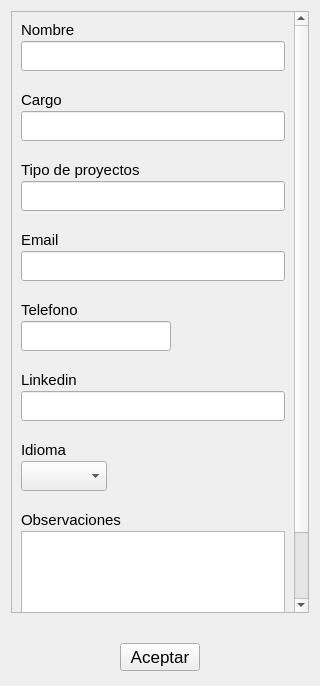
<?xml version="1.0" encoding="UTF-8"?>
<ui version="4.0">
 <class>Form</class>
 <widget class="QWidget" name="Form">
  <property name="geometry">
   <rect>
    <x>0</x>
    <y>0</y>
    <width>320</width>
    <height>686</height>
   </rect>
  </property>
  <property name="windowTitle">
   <string>Form</string>
  </property>
  <layout class="QVBoxLayout" name="verticalLayout" stretch="0,0">
   <property name="spacing">
    <number>30</number>
   </property>
   <property name="bottomMargin">
    <number>15</number>
   </property>
   <item>
    <widget class="QScrollArea" name="scrollArea">
     <property name="widgetResizable">
      <bool>true</bool>
     </property>
     <widget class="QWidget" name="scrollAreaWidgetContents">
      <property name="geometry">
       <rect>
        <x>0</x>
        <y>-49</y>
        <width>283</width>
        <height>698</height>
       </rect>
      </property>
      <layout class="QVBoxLayout" name="verticalLayout_3">
       <item>
        <layout class="QVBoxLayout" name="verticalLayout_2">
         <property name="spacing">
          <number>20</number>
         </property>
         <property name="sizeConstraint">
          <enum>QLayout::SetDefaultConstraint</enum>
         </property>
         <item>
          <layout class="QVBoxLayout" name="verticalLayout_12">
           <property name="spacing">
            <number>2</number>
           </property>
           <item>
            <widget class="QLabel" name="labelName">
             <property name="font">
              <font>
               <pointsize>11</pointsize>
               <weight>50</weight>
               <bold>false</bold>
              </font>
             </property>
             <property name="text">
              <string>Nombre</string>
             </property>
             <property name="alignment">
              <set>Qt::AlignLeading|Qt::AlignLeft|Qt::AlignVCenter</set>
             </property>
            </widget>
           </item>
           <item>
            <widget class="QLineEdit" name="lineName">
             <property name="minimumSize">
              <size>
               <width>0</width>
               <height>30</height>
              </size>
             </property>
             <property name="maximumSize">
              <size>
               <width>300</width>
               <height>16777215</height>
              </size>
             </property>
             <property name="font">
              <font>
               <pointsize>12</pointsize>
               <weight>50</weight>
               <bold>false</bold>
              </font>
             </property>
            </widget>
           </item>
          </layout>
         </item>
         <item>
          <layout class="QVBoxLayout" name="verticalLayout_17">
           <property name="spacing">
            <number>2</number>
           </property>
           <item>
            <widget class="QLabel" name="labelPosition">
             <property name="font">
              <font>
               <pointsize>11</pointsize>
               <weight>50</weight>
               <bold>false</bold>
              </font>
             </property>
             <property name="text">
              <string>Cargo</string>
             </property>
             <property name="alignment">
              <set>Qt::AlignLeading|Qt::AlignLeft|Qt::AlignVCenter</set>
             </property>
            </widget>
           </item>
           <item>
            <widget class="QLineEdit" name="linePosition">
             <property name="minimumSize">
              <size>
               <width>0</width>
               <height>30</height>
              </size>
             </property>
             <property name="maximumSize">
              <size>
               <width>300</width>
               <height>16777215</height>
              </size>
             </property>
             <property name="font">
              <font>
               <pointsize>12</pointsize>
               <weight>50</weight>
               <bold>false</bold>
              </font>
             </property>
            </widget>
           </item>
          </layout>
         </item>
         <item>
          <layout class="QVBoxLayout" name="verticalLayout_18">
           <property name="spacing">
            <number>2</number>
           </property>
           <item>
            <widget class="QLabel" name="labelProjectType">
             <property name="font">
              <font>
               <pointsize>11</pointsize>
               <weight>50</weight>
               <bold>false</bold>
              </font>
             </property>
             <property name="text">
              <string>Tipo de proyectos</string>
             </property>
             <property name="alignment">
              <set>Qt::AlignLeading|Qt::AlignLeft|Qt::AlignVCenter</set>
             </property>
            </widget>
           </item>
           <item>
            <widget class="QLineEdit" name="lineProjectType">
             <property name="minimumSize">
              <size>
               <width>0</width>
               <height>30</height>
              </size>
             </property>
             <property name="maximumSize">
              <size>
               <width>300</width>
               <height>16777215</height>
              </size>
             </property>
             <property name="font">
              <font>
               <pointsize>12</pointsize>
               <weight>50</weight>
               <bold>false</bold>
              </font>
             </property>
            </widget>
           </item>
          </layout>
         </item>
         <item>
          <layout class="QVBoxLayout" name="verticalLayout_13">
           <property name="spacing">
            <number>2</number>
           </property>
           <item>
            <widget class="QLabel" name="labelEmail">
             <property name="font">
              <font>
               <pointsize>11</pointsize>
               <weight>50</weight>
               <bold>false</bold>
              </font>
             </property>
             <property name="text">
              <string>Email</string>
             </property>
             <property name="alignment">
              <set>Qt::AlignLeading|Qt::AlignLeft|Qt::AlignVCenter</set>
             </property>
            </widget>
           </item>
           <item>
            <widget class="QLineEdit" name="lineEmail">
             <property name="minimumSize">
              <size>
               <width>0</width>
               <height>30</height>
              </size>
             </property>
             <property name="maximumSize">
              <size>
               <width>300</width>
               <height>16777215</height>
              </size>
             </property>
             <property name="font">
              <font>
               <pointsize>12</pointsize>
               <weight>50</weight>
               <bold>false</bold>
              </font>
             </property>
            </widget>
           </item>
          </layout>
         </item>
         <item>
          <layout class="QVBoxLayout" name="verticalLayout_15">
           <property name="spacing">
            <number>2</number>
           </property>
           <item>
            <widget class="QLabel" name="labelPhone">
             <property name="font">
              <font>
               <pointsize>11</pointsize>
               <weight>50</weight>
               <bold>false</bold>
              </font>
             </property>
             <property name="text">
              <string>Telefono</string>
             </property>
             <property name="alignment">
              <set>Qt::AlignLeading|Qt::AlignLeft|Qt::AlignVCenter</set>
             </property>
            </widget>
           </item>
           <item>
            <widget class="QLineEdit" name="linePhone">
             <property name="minimumSize">
              <size>
               <width>0</width>
               <height>30</height>
              </size>
             </property>
             <property name="maximumSize">
              <size>
               <width>150</width>
               <height>16777215</height>
              </size>
             </property>
             <property name="font">
              <font>
               <pointsize>12</pointsize>
               <weight>50</weight>
               <bold>false</bold>
              </font>
             </property>
             <property name="text">
              <string/>
             </property>
            </widget>
           </item>
          </layout>
         </item>
         <item>
          <layout class="QVBoxLayout" name="verticalLayout_16">
           <property name="spacing">
            <number>2</number>
           </property>
           <item>
            <widget class="QLabel" name="labelLinkedin">
             <property name="font">
              <font>
               <pointsize>11</pointsize>
               <weight>50</weight>
               <bold>false</bold>
              </font>
             </property>
             <property name="text">
              <string>Linkedin</string>
             </property>
             <property name="alignment">
              <set>Qt::AlignLeading|Qt::AlignLeft|Qt::AlignVCenter</set>
             </property>
            </widget>
           </item>
           <item>
            <widget class="QLineEdit" name="lineLinkedin">
             <property name="minimumSize">
              <size>
               <width>0</width>
               <height>30</height>
              </size>
             </property>
             <property name="maximumSize">
              <size>
               <width>300</width>
               <height>16777215</height>
              </size>
             </property>
             <property name="font">
              <font>
               <pointsize>12</pointsize>
               <weight>50</weight>
               <bold>false</bold>
              </font>
             </property>
            </widget>
           </item>
          </layout>
         </item>
         <item>
          <layout class="QVBoxLayout" name="verticalLayout_33">
           <property name="spacing">
            <number>2</number>
           </property>
           <item>
            <widget class="QLabel" name="labelLanguage">
             <property name="font">
              <font>
               <pointsize>11</pointsize>
               <weight>50</weight>
               <bold>false</bold>
              </font>
             </property>
             <property name="text">
              <string>Idioma</string>
             </property>
             <property name="alignment">
              <set>Qt::AlignLeading|Qt::AlignLeft|Qt::AlignVCenter</set>
             </property>
            </widget>
           </item>
           <item>
            <layout class="QHBoxLayout" name="horizontalLayout_2">
             <item>
              <widget class="QComboBox" name="comboLanguage">
               <property name="minimumSize">
                <size>
                 <width>0</width>
                 <height>30</height>
                </size>
               </property>
               <property name="font">
                <font>
                 <pointsize>12</pointsize>
                 <weight>50</weight>
                 <bold>false</bold>
                </font>
               </property>
              </widget>
             </item>
             <item>
              <spacer name="horizontalSpacer_3">
               <property name="orientation">
                <enum>Qt::Horizontal</enum>
               </property>
               <property name="sizeType">
                <enum>QSizePolicy::Preferred</enum>
               </property>
               <property name="sizeHint" stdset="0">
                <size>
                 <width>220</width>
                 <height>20</height>
                </size>
               </property>
              </spacer>
             </item>
            </layout>
           </item>
          </layout>
         </item>
         <item>
          <layout class="QVBoxLayout" name="verticalLayout_19">
           <property name="spacing">
            <number>2</number>
           </property>
           <item>
            <widget class="QLabel" name="labelObservations">
             <property name="font">
              <font>
               <pointsize>11</pointsize>
               <weight>50</weight>
               <bold>false</bold>
              </font>
             </property>
             <property name="text">
              <string>Observaciones</string>
             </property>
             <property name="alignment">
              <set>Qt::AlignLeading|Qt::AlignLeft|Qt::AlignVCenter</set>
             </property>
            </widget>
           </item>
           <item>
            <widget class="QTextEdit" name="textObservations">
             <property name="minimumSize">
              <size>
               <width>0</width>
               <height>150</height>
              </size>
             </property>
             <property name="font">
              <font>
               <pointsize>12</pointsize>
              </font>
             </property>
            </widget>
           </item>
          </layout>
         </item>
        </layout>
       </item>
      </layout>
     </widget>
    </widget>
   </item>
   <item>
    <layout class="QHBoxLayout" name="horizontalLayout">
     <item>
      <spacer name="horizontalSpacer">
       <property name="orientation">
        <enum>Qt::Horizontal</enum>
       </property>
       <property name="sizeHint" stdset="0">
        <size>
         <width>40</width>
         <height>20</height>
        </size>
       </property>
      </spacer>
     </item>
     <item>
      <widget class="QPushButton" name="buttonAccept">
       <property name="font">
        <font>
         <pointsize>13</pointsize>
        </font>
       </property>
       <property name="text">
        <string>Aceptar</string>
       </property>
      </widget>
     </item>
     <item>
      <spacer name="horizontalSpacer_2">
       <property name="orientation">
        <enum>Qt::Horizontal</enum>
       </property>
       <property name="sizeHint" stdset="0">
        <size>
         <width>40</width>
         <height>20</height>
        </size>
       </property>
      </spacer>
     </item>
    </layout>
   </item>
  </layout>
 </widget>
 <resources/>
 <connections/>
</ui>
